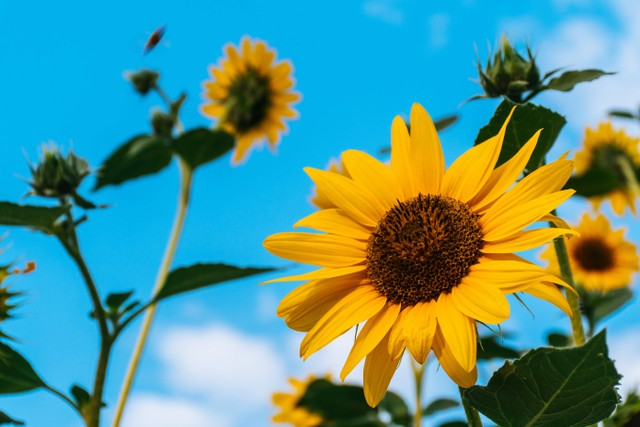
#> input picture gambar.jpg, 640 x 427 px
$ python praktikum6.3.py
#> lines starting #> are read from the running program, lines starting #| are printed output that depends on the picture
# Percobaan 3 : Histogram Level
import cv2
import numpy as np
import matplotlib.pyplot as plt

img = cv2.imread("gambar.jpg")
#> img is the input picture: shape (427, 640, 3); mean B, G, R 140.1, 148.7, 87.7
img = np.uint8(img)
img1 = 255 - img
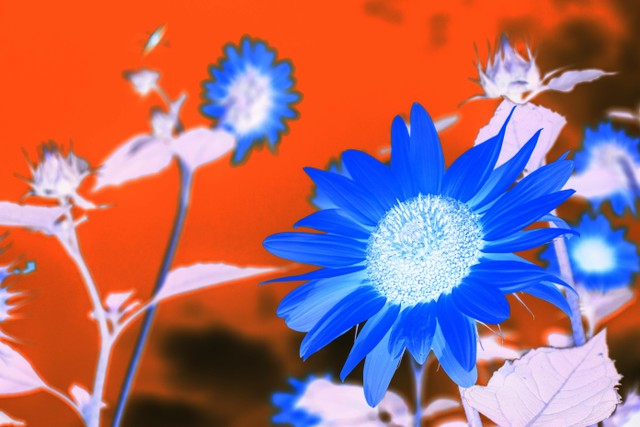
#> img1: shape (427, 640, 3); mean B, G, R 114.9, 106.3, 167.3
img1 = np.uint8(img1)

hist1 = cv2.calcHist([img], [0], None, [256], [0, 256])
#> hist1 = 256 values, max 38499 at index 236, min 16 at index 254, mean 1067.5
hist2 = cv2.calcHist([img1], [0], None, [256], [0, 256])
#> hist2 = 256 values, max 38499 at index 19, min 16 at index 1, mean 1067.5

plt.subplot(211)
plt.axis('off')
plt.title("Original")
plt.imshow(img, cmap='gray', vmin=0, vmax=255)
plt.subplot(222)
plt.plot(hist1)
plt.grid()
plt.xlim([0, 255])

plt.subplot(222)
plt.axis('off')
plt.title("Invers")
plt.imshow(img1, cmap='gray', vmin=0, vmax=255)
plt.subplot(224)
plt.plot(hist2)
plt.grid()
plt.xlim([0, 255])
plt.show()
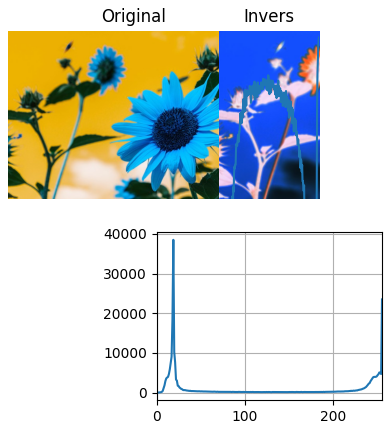
#> figure drawn by matplotlib, 3 panels; B, G, R data is drawn as R, G, B; panel 3: curve peaks at x = 19, y = 38499

$ run again, with meting.jpg copied over gambar.jpg
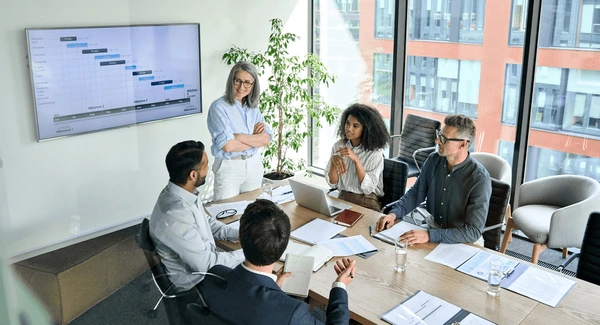
#> input picture meting.jpg, 600 x 325 px
#> img is the input picture: shape (325, 600, 3); mean B, G, R 165.7, 164.9, 158
#> `img1 = 255 - img`:
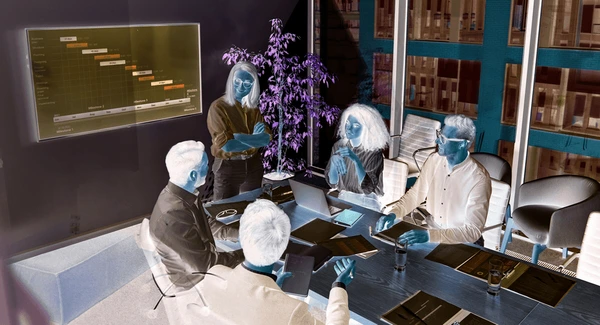
#> img1: shape (325, 600, 3); mean B, G, R 89.3, 90.1, 97
#> hist1 = 256 values, max 3984 at index 255, min 43 at index 1, mean 761.7
#> hist2 = 256 values, max 3984 at index 0, min 43 at index 254, mean 761.7
#> `plt.show()`:
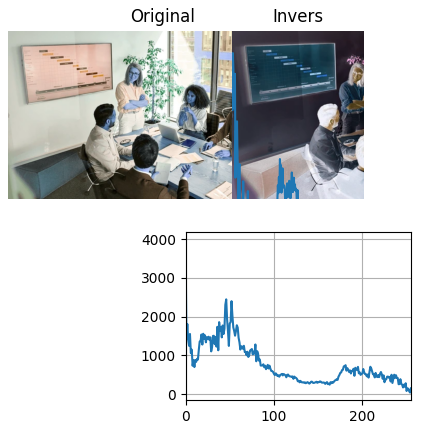
#> figure drawn by matplotlib, 3 panels; B, G, R data is drawn as R, G, B; panel 3: curve peaks at x = 0, y = 3984

$ run again, with pegunungan.jpg copied over gambar.jpg
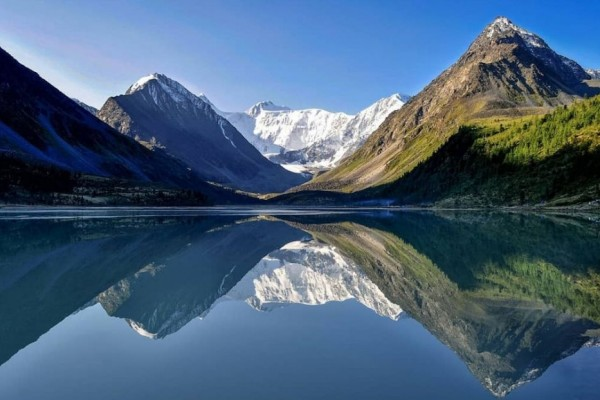
#> input picture pegunungan.jpg, 600 x 400 px
#> img is the input picture: shape (400, 600, 3); mean B, G, R 121.6, 97.1, 72.4
#> `img1 = 255 - img`:
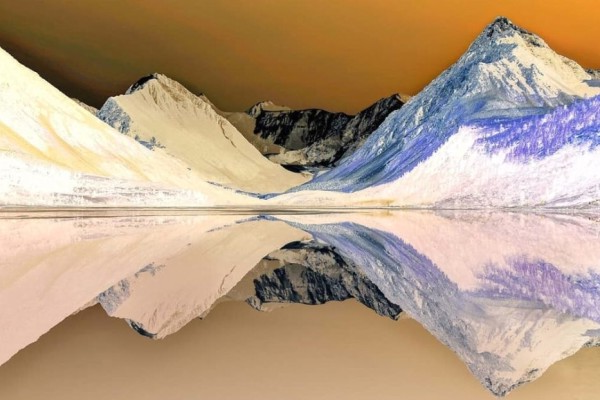
#> img1: shape (400, 600, 3); mean B, G, R 133.4, 157.9, 182.6
#> hist1 = 256 values, max 3017 at index 216, min 62 at index 254, mean 937.5
#> hist2 = 256 values, max 3017 at index 39, min 62 at index 1, mean 937.5
#> `plt.show()`:
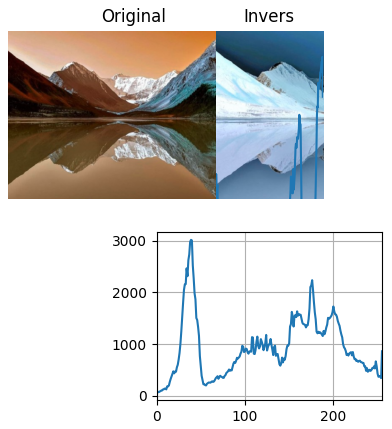
#> figure drawn by matplotlib, 3 panels; B, G, R data is drawn as R, G, B; panel 3: curve peaks at x = 39, y = 3017
